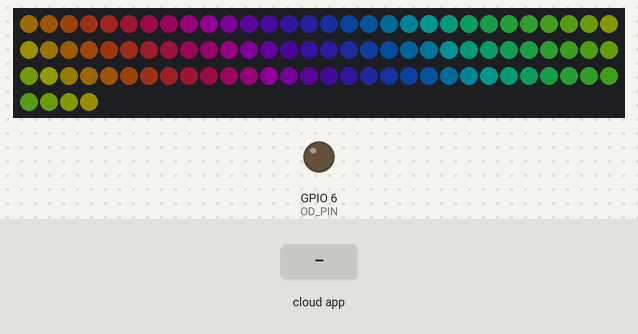
Simulated run of this sketch. Board: ESP32-S3. Shown: 94 RGB LEDs in strip order, left to right, continuing on the next row, output pins drawn as LEDs (lit = HIGH). The test bench sets the inputs (shaded band). Dim RGB values are drawn brighter than linear; WiFi joins after 1.5 s; servers stay silent unless stated; the Firebase database answers and starts empty; what the sketch prints to the serial monitor is not drawn.

Above: at 1.2 s.
1.3 s: the phone or cloud app sets deviceMode to 1
At 2.87 s:
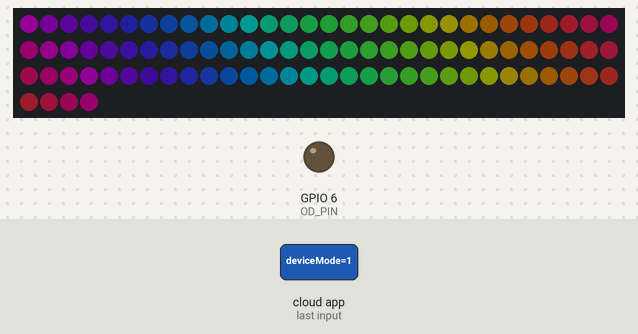
4.2 s: the phone or cloud app sets deviceMode to 0
At 4.9 s:
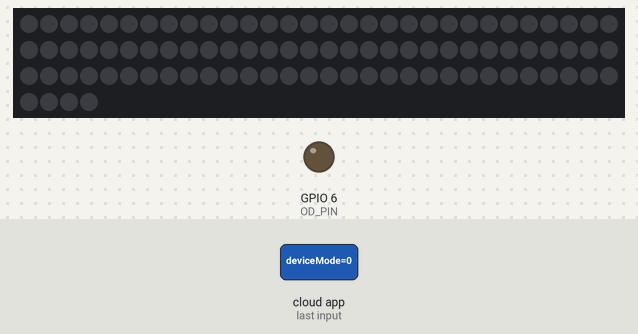
Timing chart, 0 to 7.2 s (numbered marks = the images above; inputs shaded):
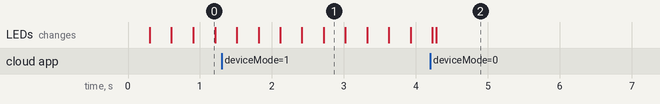

The sketch:

LEaD-the-way.ino
```cpp
#include <WiFi.h>
#include <Firebase_ESP_Client.h>
#include <addons/TokenHelper.h>
#include <addons/RTDBHelper.h>
#include <ArduinoOTA.h>

#include <FastLED.h>

#define SSID_WIFI "Coldspot"
#define PW_WIFI "Hotstoppassword"

#define FB_APIKEY "AIzaSyAHtWE38JhTMDdpVXOleN8jjWL9o6VFR0Q"
#define FB_DATABASEURL "https://lead-the-way-dac45-default-rtdb.europe-west1.firebasedatabase.app/"


#define NUM_LEDS 94
#define RAINBOW_LENGHT 0.2  //sinus length factor for the whole stripe, 0-1

//switch case
#define RAINBOW 1
#define CONSTCOLOUR 2
#define RAINDROP 3

#define RAIN_LATENCY 883
#define RAIN_SPEED 883

//pins
#define LED_PIN 7
#define OD_PIN 6


TaskHandle_t LEDTask;
TaskHandle_t WiFiTask;

//Global Variables
CRGB leds[NUM_LEDS];
float timeCounter;
uint8_t deviceMode = 1;
uint8_t brightnessInCode = 30;
uint8_t red = 51;
uint8_t green = 19;
uint8_t blue = 1;

uint8_t counter = 0;

//Prototypes
int easeOutCirc(int x);
uint8_t getRandom(uint8_t maximum);
uint8_t getFrequencyCount(uint8_t freq);

/**
 * generates circular curve. 0-1000 is rising, 1000-2000 is falling
 * Output given with maximum set RGB Value
 */
int easeOutCirc(int x) {
  return sqrt(1 - pow(((float)x) / 1000 - 1, 2)) * brightnessInCode;
}
/**
 * Gives a random number between 1 and the given number (not more than 999)
 */
uint8_t getRandom(uint8_t maximum) {
  long m = millis();
  long ult = m % 10;
  long pen = m % 1000;
  uint8_t res = (ult * pen) % maximum;
  return res > 0 ? res : getRandom(maximum);
}

uint8_t getFrequencyCount(uint8_t freq) {
  return millis() / freq;
}

void setup() {
  Serial.begin(115200);

  xTaskCreatePinnedToCore(LEDProcess, "LED Task", 10000, NULL, 1, &LEDTask, 1);
  xTaskCreatePinnedToCore(WiFiProcess, "WiFi Task", 20000, NULL, 0, &WiFiTask, 0);
}

void LEDProcess(void* pvParameters) {
  Serial.print("LEDProcess running on core ");
  Serial.println(xPortGetCoreID());
  pinMode(OD_PIN, OUTPUT);

  FastLED.addLeds<WS2812, LED_PIN, GRB>(leds, NUM_LEDS);

  while (true) {
    uint8_t LEDAdress = 0;
    switch (deviceMode) {
      case RAINBOW:
        timeCounter = fmod(((double)millis()) / 1000, (2 * PI));
        for (LEDAdress = 0; LEDAdress < NUM_LEDS; LEDAdress++) {  //for every LED on the stripe
          leds[LEDAdress] = CRGB(
            sin(timeCounter + 0 + LEDAdress * RAINBOW_LENGHT) * brightnessInCode / 2 + brightnessInCode / 2,   //RED
            sin(timeCounter + 2 + LEDAdress * RAINBOW_LENGHT) * brightnessInCode / 2 + brightnessInCode / 2,   //GREEN
            sin(timeCounter + 4 + LEDAdress * RAINBOW_LENGHT) * brightnessInCode / 2 + brightnessInCode / 2);  //BLUE
        }
        break;
      case RAINDROP:
        /*for(LEDAdress = 0; LEDAdress < NUM_LEDS; LEDAdress++){
          point.green = 50;
          uint8_t nextRound=getFrequencyCount(RAIN_LATENCY);
          point.red=0;

          if(nextRound!=counter){
            counter=nextRound;
            //Serial.println(getRandom(180));
            point.red=easeOutCirc(millis()%1000);
            point.green=50-easeOutCirc(millis()%1000);
          }
        }
        uint8_t randomRain = random(0,179);
        leds[randomRain] = CRGB(50-easeOutCirc(millis()%2000), easeOutCirc(millis()%2000), 0);*/
        break;
      case CONSTCOLOUR:
        for (LEDAdress = 0; LEDAdress < NUM_LEDS; LEDAdress++) {  //for every LED on the stripe
          leds[LEDAdress] = CRGB(red, green, blue);
        }
        break;
      case false:
      default:
        for (LEDAdress = 0; LEDAdress < NUM_LEDS; LEDAdress++) {  //for every LED on the stripe
          leds[LEDAdress] = CRGB(0, 0, 0);
        }
        break;
    }
    //Serial.print("LED print!");
    FastLED.show();
  }
}

void WiFiProcess(void* pvParameters) {
  Serial.print("WiFiProcess running on core ");
  Serial.println(xPortGetCoreID());
  //WiFi Setup
  WiFi.mode(WIFI_STA);
  WiFi.begin(SSID_WIFI, PW_WIFI);
  Serial.print("Connecting to WiFi");

  while (WiFi.status() != WL_CONNECTED) {
    Serial.print(".");
    delay(1000);
  }
  Serial.println("\nConnected!");

  //Firebase Setup
  FirebaseData fbdo;
  FirebaseAuth auth;
  FirebaseConfig config;
  bool signupOK = false;

  config.api_key = FB_APIKEY;
  config.database_url = FB_DATABASEURL;

  if (Firebase.signUp(&config, &auth, "", "")) {
    Serial.println("ok");
    signupOK = true;
  } else {
    Serial.printf("%s\n", config.signer.signupError.message.c_str());
  }

  /* Assign the callback function for the long running token generation task */
  config.token_status_callback = tokenStatusCallback;  //see addons/TokenHelper.h

  Firebase.begin(&config, &auth);
  Firebase.reconnectWiFi(true);
  Serial.println("Firebase begin!");

  //OTA Setup
  ArduinoOTA.setHostname("LEaD-the-way");
  ArduinoOTA.setPassword("esp32");

  ArduinoOTA
    .onStart([]() {
      String type;
      if (ArduinoOTA.getCommand() == U_FLASH)
        type = "sketch";
      else  // U_SPIFFS
        type = "filesystem";

      // NOTE: if updating SPIFFS this would be the place to unmount SPIFFS using SPIFFS.end()
      Serial.println("Start updating " + type);
    })
    .onEnd([]() {
      Serial.println("\nEnd");
    })
    .onProgress([](unsigned int progress, unsigned int total) {
      Serial.printf("Progress: %u%%\r", (progress / (total / 100)));
    })
    .onError([](ota_error_t error) {
      Serial.printf("Error[%u]: ", error);
      if (error == OTA_AUTH_ERROR) Serial.println("Auth Failed");
      else if (error == OTA_BEGIN_ERROR) Serial.println("Begin Failed");
      else if (error == OTA_CONNECT_ERROR) Serial.println("Connect Failed");
      else if (error == OTA_RECEIVE_ERROR) Serial.println("Receive Failed");
      else if (error == OTA_END_ERROR) Serial.println("End Failed");
    });

  ArduinoOTA.begin();
  Serial.println("OTA begin!");

  while (true) {
    //Serial.println("WiFiTask looping!");
    ArduinoOTA.handle();
    if (Firebase.ready() && signupOK) {
      Firebase.RTDB.setInt(&fbdo, "Strip1/brightness", 50);
      Firebase.RTDB.getInt(&fbdo, "Strip1/brightness");
      Serial.print(fbdo.intData());
      if (Firebase.RTDB.getInt(&fbdo, "Strip1/deviceMode")) {
        deviceMode = fbdo.intData();
      }
    }
  }
}

void loop() {}
```

Measured:
- after the input at 4.2 s, the LEDs: first differ from a run without the input after 0.08 s (image 2)
